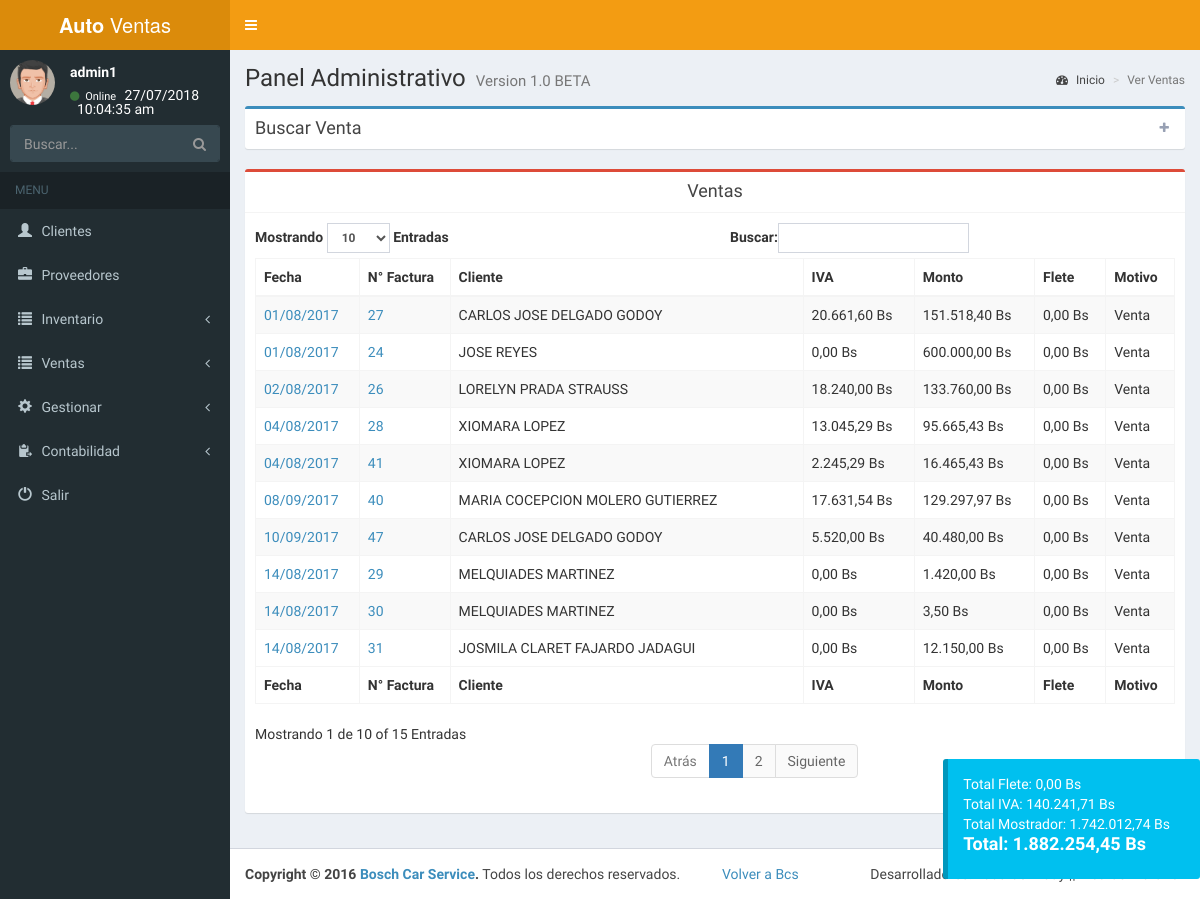
The app's page /admin/ver_facturar.php (signed in), older data.
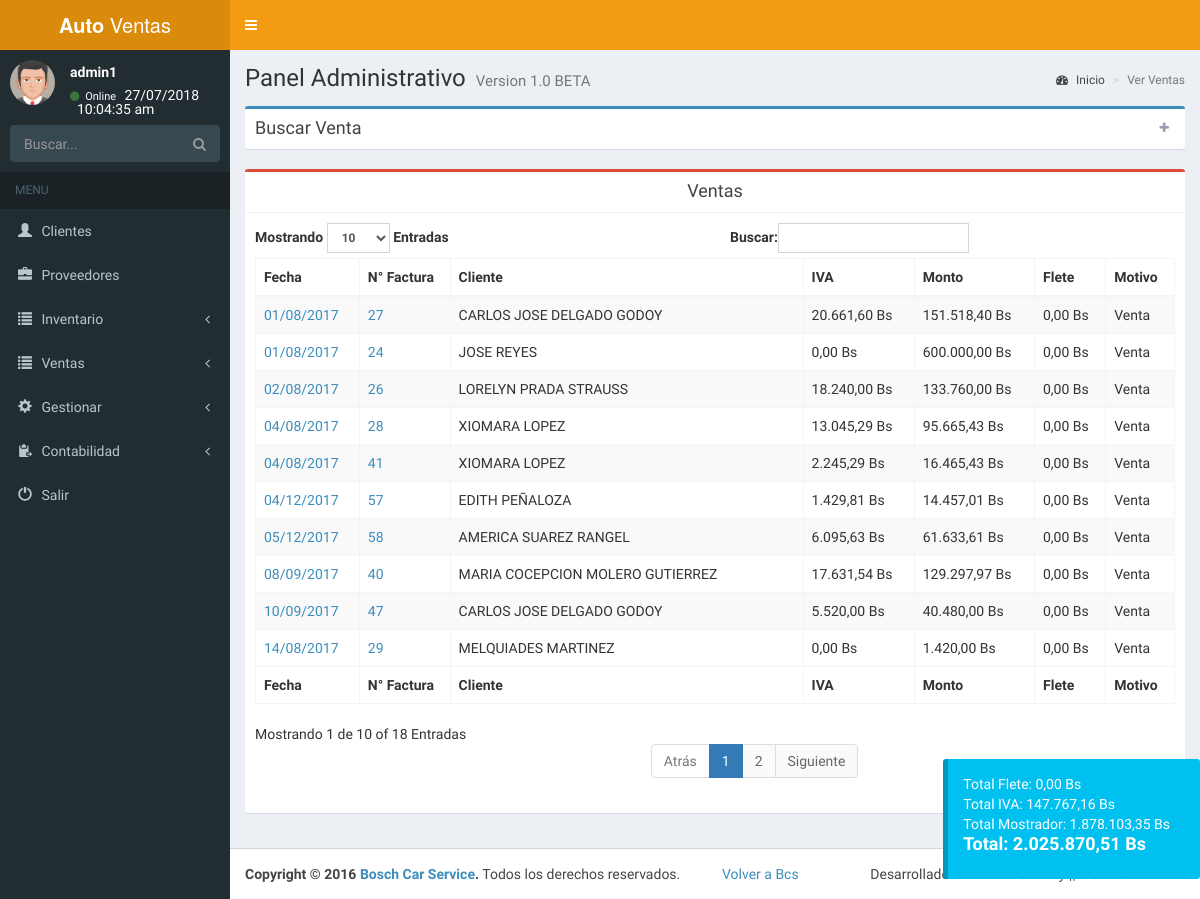
The same page, newer data.
### tables this page shows
CREATE TABLE `factura` (
  `id_factura` int(11) NOT NULL,
  `id_cliente` int(11) NOT NULL,
  `fecha` date NOT NULL,
  `iva` varchar(5) NOT NULL,
  `flete` varchar(30) NOT NULL,
  `ml` int(11) NOT NULL,
  `habilitado` int(11) NOT NULL,
  `imp` int(11) NOT NULL
);

CREATE TABLE `cliente` (
  `id_cliente` int(11) NOT NULL,
  `id_tipo` int(11) NOT NULL,
  `dni` varchar(10) NOT NULL,
  `nombre` varchar(100) NOT NULL,
  `telf` varchar(15) NOT NULL,
  `direccion` varchar(100) NOT NULL,
  `correo` varchar(50) NOT NULL,
  `images` longtext NOT NULL,
  `habilitado` int(11) NOT NULL
);

CREATE TABLE `detalle_factura` (
  `id_detalle` int(11) NOT NULL,
  `id_factura` int(11) NOT NULL,
  `id_pieza` int(11) NOT NULL,
  `cantidad` int(11) NOT NULL,
  `monto` varchar(140) NOT NULL
);

### admin/conexion.php (called while the page is built, shortened)
<?php session_start();
function cons($var){
$ret= mysqli_query($_SESSION['conexion_database'],$var) or die(mysqli_error($_SESSION['conexion_database']));
return $ret;
}
?>

### admin/ver_facturar.php (the view, shortened to what this page needs)
<?php include("menu.php");
?>
  <link rel="stylesheet" href="plugins/daterangepicker/daterangepicker.css">
  <div class="content-wrapper">
    <section class="content-header">
      <h1>
        Panel Administrativo
        <small>Version 1.0 BETA</small>
      </h1>
      <ol class="breadcrumb">
        <li><a href="index.php"><i class="fa fa-dashboard"></i> Inicio</a></li>
        <li class="active">Ver Ventas</li>
      </ol>
    </section>
    <section class="content">
<?php
if(isset($_SESSION['ingreso'])){
?>
<div class="box box-primary collapsed-box">
            <div class="box-header with-border" data-widget="collapse">
              <h3 class="box-title">Buscar Venta</h3>
              <div class="box-tools pull-right">
                <button type="button" class="btn btn-box-tool" data-widget="collapse"><i class="fa fa-plus"></i>
                </button>
              </div>
            </div>
              </div>
<?php
$consulta=("SELECT * FROM factura WHERE habilitado=0 AND ml=1");
      $s=cons($consulta);
      if(mysqli_num_rows($s)<=0){
      echo alerta("No hay ninguna Venta registrada");
      }else{
        echo '<div class="box box-danger">
            <div class="box-header with-border text-center">
              <h3 class="box-title">Ventas</h3>
            </div>
            <div class="box-body">
              <table id="example1" class="table table-bordered table-striped">
                <thead>
                <tr>
                  <th>Fecha</th>
                  <th>N° Factura</th>
                  <th>Cliente</th>
                  <th>IVA</th>
                  <th>Monto</th>
                  <th>Flete</th>
                  <th>Motivo</th>
                </tr>
                </thead>
                <tbody id="prep">';
$total_iva=0;
$total_monto=0;
$total_flete=0;
$total_venta11=0;
while($row=mysqli_fetch_array($s)){
$id_factura=$row['id_factura'];
$fecha1=$row['fecha'];
$explo=explode('-', $fecha1);
$fecha=$explo[2]."/".$explo[1]."/".$explo[0];
$id_cliente=$row['id_cliente'];
$iva1=$row['iva'];
$flete1=$row['flete'];
$consulta3=("SELECT * FROM cliente WHERE id_cliente='$id_cliente' AND habilitado=0" );
$s3=cons($consulta3);
while($row3=mysqli_fetch_array($s3)){
$cliente=$row3['nombre'];
}
$consulta2=("SELECT * FROM detalle_factura WHERE id_factura='$id_factura'");
$s2=cons($consulta2);
$monto_pieza=0;
$tiva=0;
$tmonto=0;
if(mysqli_num_rows($s2)<=0){
echo alerta("Error en consulta 1");
}else{
while($row2=mysqli_fetch_array($s2)){
$monto11=$row2['monto'];
$cantidad11=$row2['cantidad'];
$monto_pieza2=($monto11*$cantidad11);
$monto_pieza=($monto_pieza+$monto_pieza2);
}
$tiva=($monto_pieza*($iva1/100));
$tmonto=($monto_pieza-$tiva);
}
  $motivo="Venta";
  $venta11=$tmonto;
echo '<tr>
<td><a href="perfil_venta.php?id='.$id_factura.'">'.$fecha.'</a></td>
<td><a href="perfil_venta.php?id='.$id_factura.'">'.$id_factura.'</a></td>
<td>'.$cliente.'</td>
<td>'.number_format($tiva,2,",",".").'&nbsp;Bs</td>
<td>'.number_format($tmonto,2,",",".").'&nbsp;Bs</td>
<td>'.number_format($flete1,2,",",".").'&nbsp;Bs</td>
<td>'.$motivo.'&nbsp;</td>
</tr>';
$total_iva=($total_iva+$tiva);
$total_flete=($total_flete+$flete1);
$total_monto=($total_monto+$tmonto);
$total_venta11=($total_venta11+$venta11);
}
echo '</tbody>
<tfoot>
    <tr>
                  <th>Fecha</th>
                  <th>N° Factura</th>
                  <th>Cliente</th>
                  <th>IVA</th>
                  <th>Monto</th>
                  <th>Flete</th>
                  <th>Motivo</th>
                </tr>
</tfoot>
</table>
</div>
          </div>';
        }
?>
<?php
echo '<div id="totales" class="callout callout-info">
Total Flete: '.number_format($total_flete,2,",",".").' Bs<br>
Total IVA: '.number_format($total_iva,2,",",".").' Bs
<br>Total Mostrador: '.number_format($total_venta11,2,",",".").'
Bs<br><h4>Total: '.number_format(($total_iva+($total_monto)),2,",",".").' Bs</h4>
</div>';
              ?>
<?php
}
include("footer.php");
?>

Row changes from the older to the newer data that the page shows:
no longer on this page (row unchanged): factura: fecha "14/08/2017", id_factura "30", id_cliente.nombre "MELQUIADES MARTINEZ", iva.cantidad "0,00", iva.cantidad "3,50", flete "0,00", motivo "Venta"
no longer on this page (row unchanged): factura: fecha "14/08/2017", id_factura "31", id_cliente.nombre "JOSMILA CLARET FAJARDO JADAGUI", iva.cantidad "0,00", iva.cantidad "12.150,00", flete "0,00", motivo "Venta"
added factura: fecha "04/12/2017", id_factura "57", id_cliente.nombre "EDITH PEÑALOZA", tiva "1.429,81", tmonto "14.457,01", flete "0,00", motivo "Venta"
added factura: fecha "05/12/2017", id_factura "58", id_cliente.nombre "AMERICA SUAREZ RANGEL", tiva "6.095,63", tmonto "61.633,61", flete "0,00", motivo "Venta"
Text that changed along with them:
text written by a page script: "Mostrando Entradas Buscar: Mostrando 1 de 10 of 15 Entradas Atrás 1 2 Siguiente" → "Mostrando Entradas Buscar: Mostrando 1 de 10 of 18 Entradas Atrás 1 2 Siguiente"
$total_iva: "140.241,71" → "147.767,16"
$total_venta11: "1.742.012,74" → "1.878.103,35"
$total_iva+($total_monto): "1.882.254,45" → "2.025.870,51"
